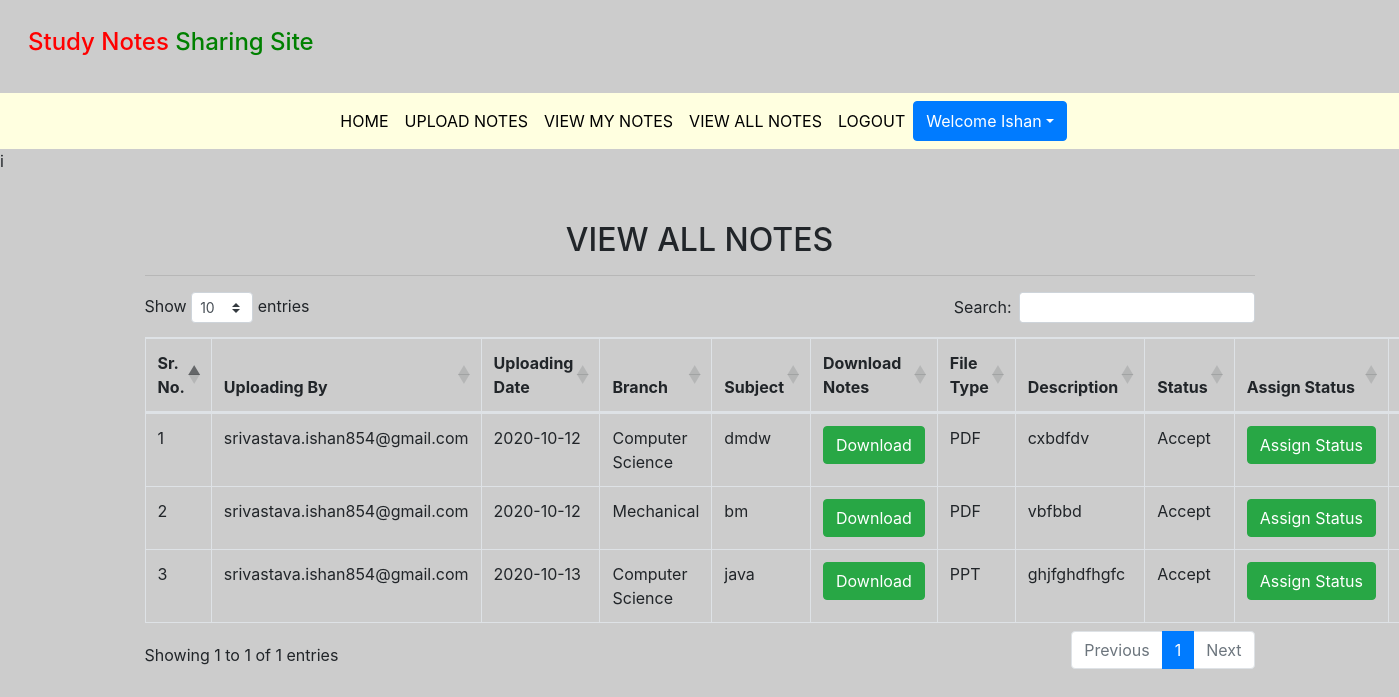
Page /viewallnotes (signed in) on the committed database.
### notes/models.py (models this page shows, shortened)
class Notes(models.Model):
    user = models.ForeignKey(User, on_delete=models.CASCADE)
    uploadingdate = models.CharField(max_length=30)
    branch = models.CharField(max_length=30)
    subject = models.CharField(max_length=30)
    notesfile = models.FileField(null=True)
    filetype = models.CharField(max_length=30)
    description = models.CharField(max_length=200, null=True)
    status = models.CharField(max_length=15)

### notes/views.py (the view)
# urls.py: path('viewallnotes', viewallnotes, name='viewallnotes'),
def viewallnotes(request):
    if not request.user.is_authenticated:
        return redirect('login')
    notes = Notes.objects.filter(status = "Accept")
    d = {'notes':notes}
    return render(request,'viewallnotes.html',d)

### notes/templates/viewallnotes.html (shortened to what this page needs)
{% extends 'usernavigation.html' %}
{% load static %}
{% block body %}
<link rel="stylesheet" href="https://cdnjs.cloudflare.com/ajax/libs/twitter-bootstrap/4.5.2/css/bootstrap.css">
<link rel="stylesheet" href="https://cdn.datatables.net/1.10.22/css/dataTables.bootstrap4.min.css">i
<div class="container mt-5">
        <h2 class="text-center">VIEW ALL NOTES</h2>
            <HR>
    <table class="table table-bordered" id="example">
        <thead>
        <tr>
            <th>Sr. No.</th>
             <th>Uploading By</th>
            <th>Uploading Date</th>
            <th>Branch</th>
            <th>Subject</th>
            <th>Download Notes</th>
            <th>File Type</th>
            <th>Description</th>
            <th>Status</th>
            <th>Assign Status</th>
            <th>Action</th>
        </tr>
        </thead>
        {% for i in notes %}
        <tbody>
        <tr>
           <td>{{forloop.counter}}</td>
             <td>{{i.user.username}}</td>
            <td>{{i.uploadingdate}}</td>
            <td>{{i.branch}}</td>
            <td>{{i.subject}}</td>
            <td><a href="{{i.notesfile.url}}" class="btn btn-success" download>Download</a></td>
            <td>{{i.filetype}}</td>
            <td>{{i.description}}</td>
            <td>{{i.status}}</td>
            <td><a href="{% url 'assign_status' i.id %}" class="btn btn-success">Assign&nbsp;Status</a></td>
            <td><a href="{% url 'delete_notes' i.id %}" class="btn btn-danger" onclick="return confirm('Are you sure')">Delete</a></td>
        </tr>
        </tbody>
        {% endfor %}
    </table>
        </div>
{% endblock %}

### notes/templates/usernavigation.html (shortened to what this page needs)
<!DOCTYPE html>
<html lang="en">
<head>
  {% load static %}
  <link rel="stylesheet" href="https://maxcdn.bootstrapcdn.com/bootstrap/4.3.1/css/bootstrap.min.css">
  <link rel="stylesheet" href="https://use.fontawesome.com/releases/v5.6.3/css/all.css"></head>
  <link rel="stylesheet" href=" {% static 'css/style.css'%} ">
<body style=" background-color: #cccccc;">
<h4 style = "padding : 2%"><span style="color : red">Study Notes</span> <span style="color : green">Sharing Site</span></h4>
<nav class="navbar navbar-expand-sm justify-content-center" style = "background-color : lightyellow">
<ul class="navbar-nav">
  <li class="navbar-item">
    <a class="nav-link" href="{% url 'profile' %}">HOME</a>
  </li>
  <li class="navbar-item">
    <a class="nav-link" href="{% url 'upload_notes' %}">UPLOAD NOTES</a>
  </li>
  <li class="navbar-item">
    <a class="nav-link" href="{% url 'view_mynotes' %}">VIEW MY NOTES</a>
  </li>
  <li class="navbar-item">
    <a class="nav-link" href="{% url 'viewallnotes' %}">VIEW ALL NOTES</a>
  </li>
  <li class="navbar-item">
    <a class="nav-link" href="{% url 'Logout' %}">LOGOUT</a>
  </li>
    <div class="btn-group">
        <button type="button" class="btn btn-primary dropdown-toggle" data-toggle="dropdown">Welcome {{request.user.first_name}}</button>
    </div>
</ul>
</nav>
</body>
</html>
 {% block body %}
{% endblock %}

### notes/templates/static/css/style.css (style rules this page uses)
.nav-link { color : black }

### notes/templates/usernavigation.html (style rules this page uses)
.nav-link { color : black }

### rows in the picture
Notes: user.username "srivastava.ishan854@gmail.com", uploadingdate "2020-10-12", branch "Computer Science", subject "dmdw", filetype "PDF", description "cxbdfdv", status "Accept"
Notes: user.username "srivastava.ishan854@gmail.com", uploadingdate "2020-10-12", branch "Mechanical", subject "bm", filetype "PDF", description "vbfbbd", status "Accept"
Notes: user.username "srivastava.ishan854@gmail.com", uploadingdate "2020-10-13", branch "Computer Science", subject "java", filetype "PPT", description "ghjfghdfhgfc", status "Accept"

### other values in the picture
{{ request.user.first_name }} "Ishan"
